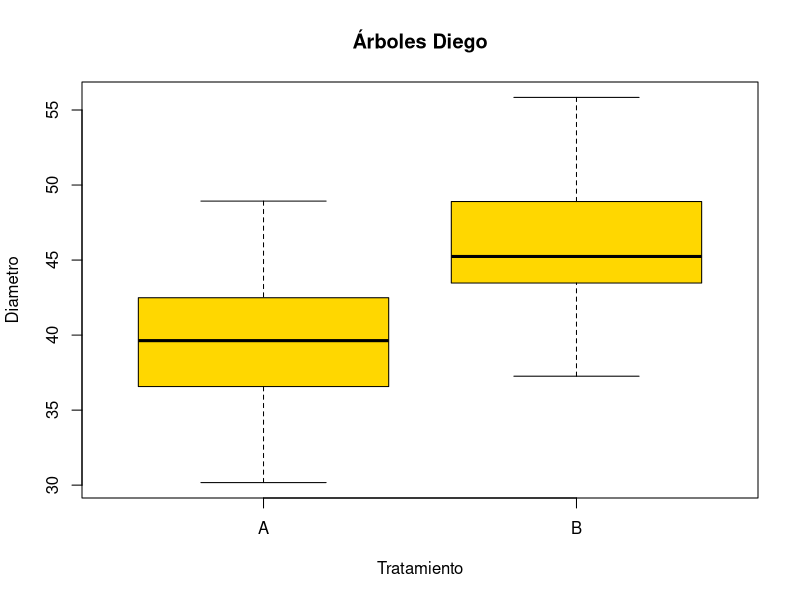

Generate this figure with R:
# Diego David Flores Cadena
# 05/09/2023
# Matricula: 2070509


# Importar ----------------------------------------------------------------

setwd("C:/Repositorio_GIT_DiegoFlores/Met.ES/Codigos")
Tarea<-read.csv("Tarea.csv",header = T)


# Descriptivas ------------------------------------------------------------

library(dplyr)

A<-Tarea %>% 
  filter(Tratamiento == "A")

B<-Tarea %>%
  filter(Tratamiento == "B")

mean(A$Diametro)
mean(B$Diametro)

Descriptor<-Tarea %>% 
  group_by(Tratamiento) %>% 
  summarise(
    n=n(),
    media=mean(Diametro),
    mediana=median(Diametro),
    sd=sd(Diametro),
    var=var(Diametro)
  )

Descriptor
# Gráfica -----------------------------------------------------------------

boxplot(Tarea$Diametro~Tarea$Tratamiento,
        xlab = "Tratamiento",
        ylab = "Diametro",
        main = "Árboles Diego",
        col = "gold")
t.test(Tarea$Diametro~Tarea$Tratamiento,var.equal=T)


# Conclusiones ------------------------------------------------------------

#En conclusión los árboles tratados con el fertilizante resultaron perjudicados, ya que,
#su diametro es menor que los árboles que no utilizaron fertilizante.

